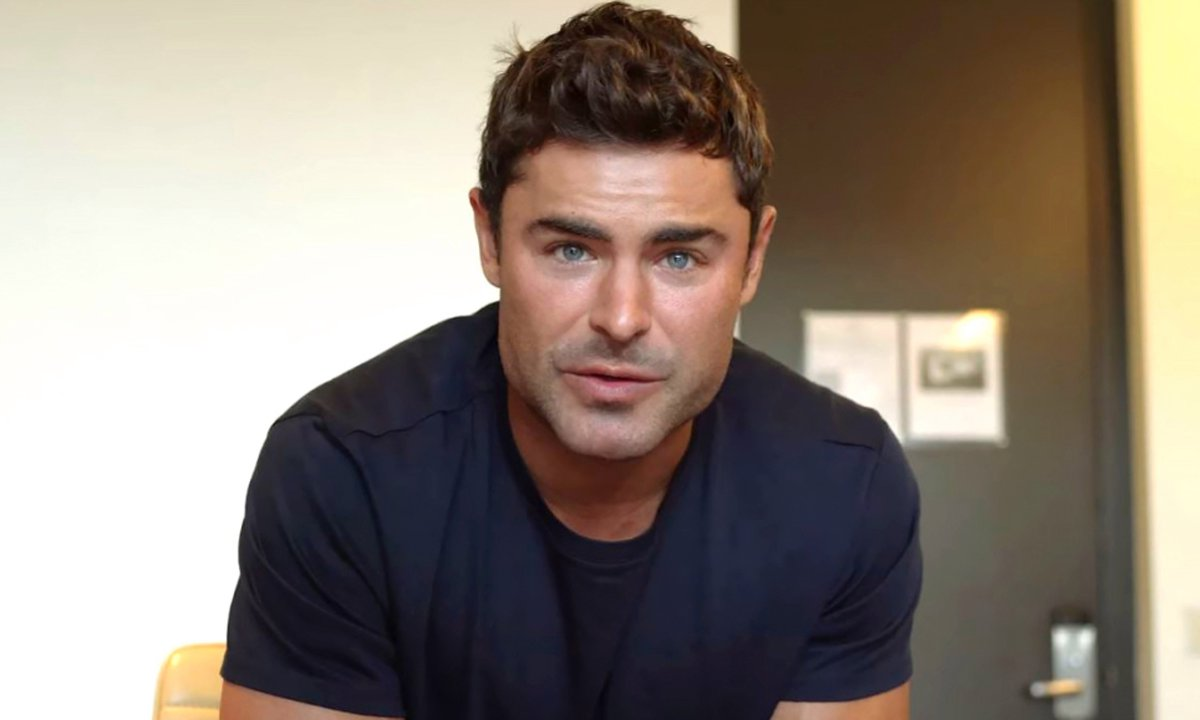
#> input picture test.jpg, 1200 x 720 px
$ python main.py
#> lines starting #> are read from the running program, lines starting #| are printed output that depends on the picture; after the words box and inside, x2 and y2 are one past the last pixel; in counts of white or black regions, pixels touching at a corner belong together
import cv2
# print("OpenCV versiyonu: " + cv2.__version__)
# Load the cascade
faceCascade = cv2.CascadeClassifier(cv2.data.haarcascades +'haarcascade_frontalface_default.xml')
path = 'test.jpg'
# Read the input image

# Draw rectangle around the faces

while True:
    img = cv2.imread(path)
#> img is the input picture: shape (720, 1200, 3); mean B, G, R 121.1, 131.8, 143.2
    # Convert into grayscale
    gray = cv2.cvtColor(img, cv2.COLOR_BGR2GRAY)
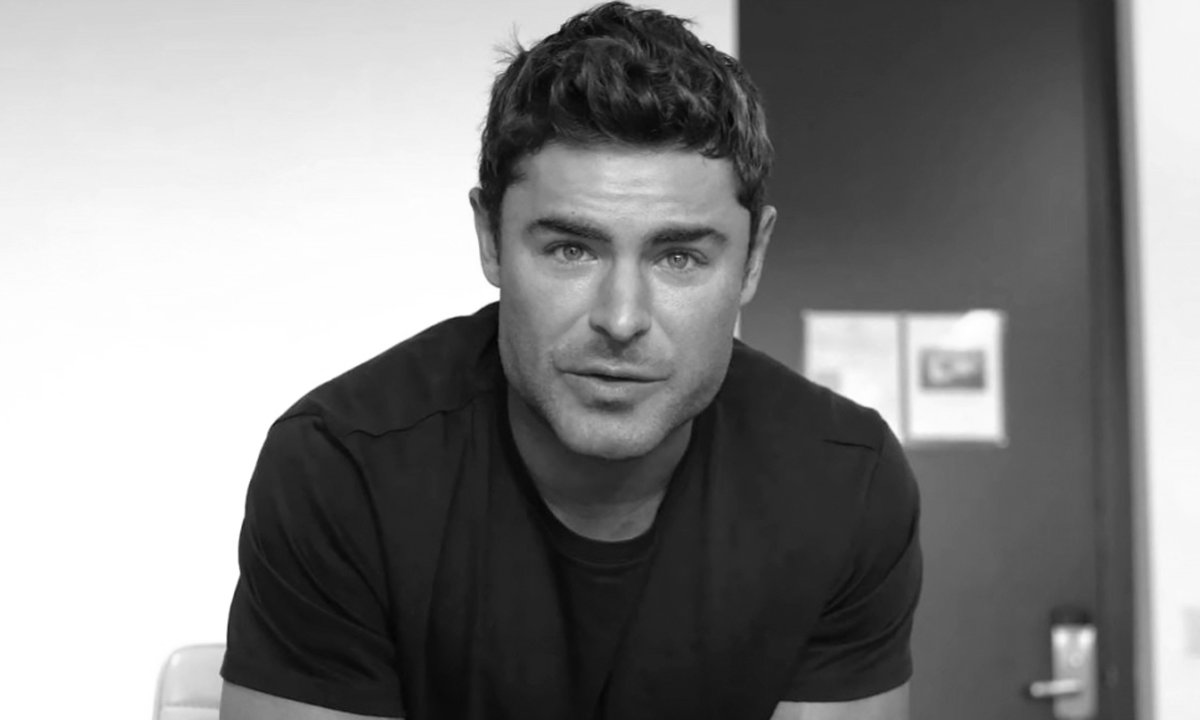
#> gray: shape (720, 1200); min 3, max 255, mean 134
    # Detect faces
    faces = faceCascade.detectMultiScale(
            gray,
            scaleFactor=1.1,
            minNeighbors=5,
            minSize=(30, 30),
            flags=cv2.CASCADE_SCALE_IMAGE
        )
#> faces = [[471, 134, 303, 303]]

    for (x, y, w, h) in faces:
        cv2.rectangle(img, (x, y), (x+w, y+h), (255, 0, 0), 2)
#> this loop made 1 pass
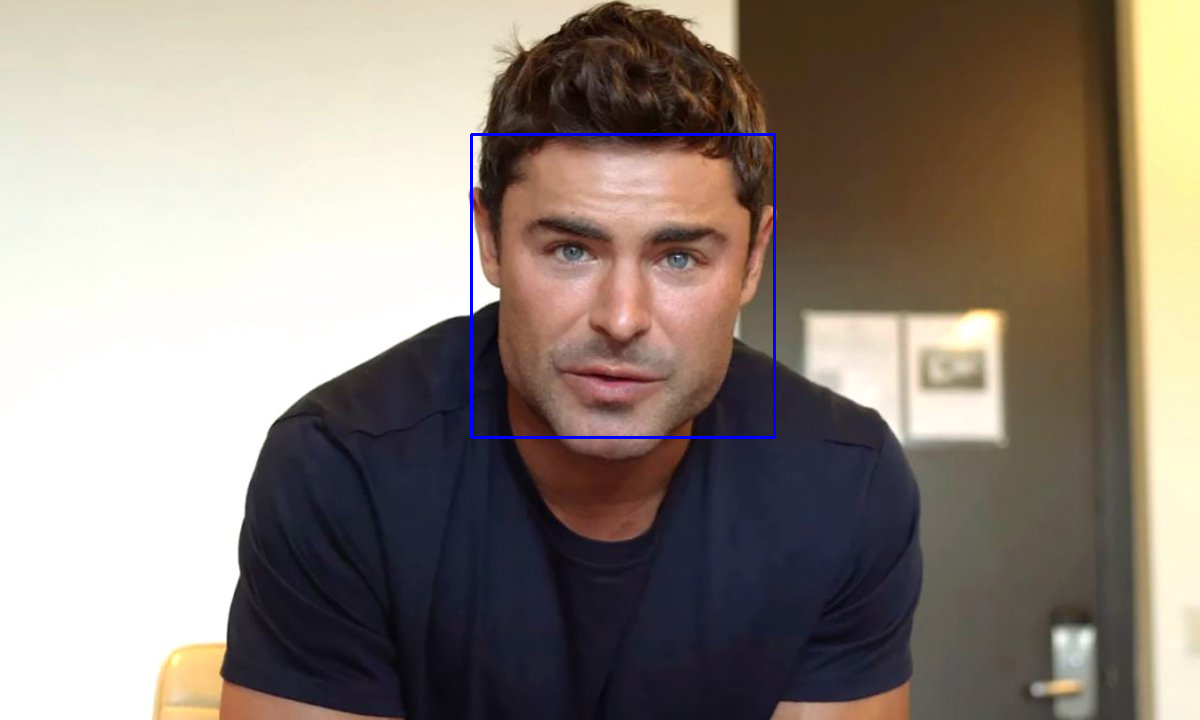
#> img: shape (720, 1200, 3); 0.42% of pixels changed, all inside (x1, y1, x2, y2) = (470, 133, 776, 439)
    # Display the output
    cv2.imshow('img', img)
    if cv2.waitKey(1) & 0xFF == ord('q'):
#> (key q is pressed here)
        break
